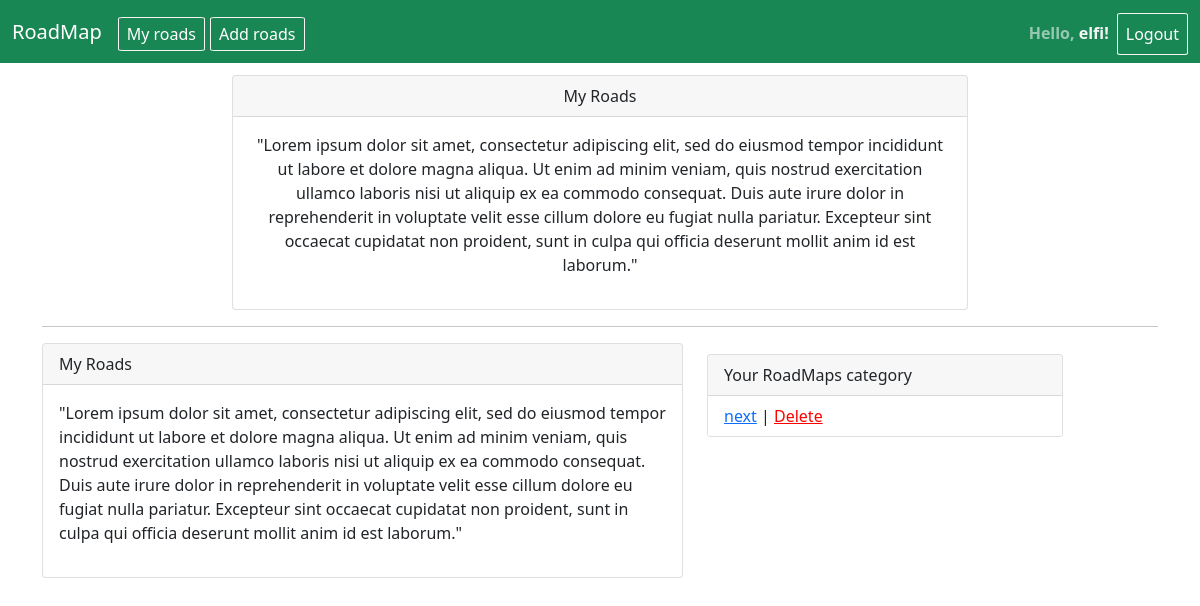
/roads/ (signed in), run on an earlier commit of the app's database.
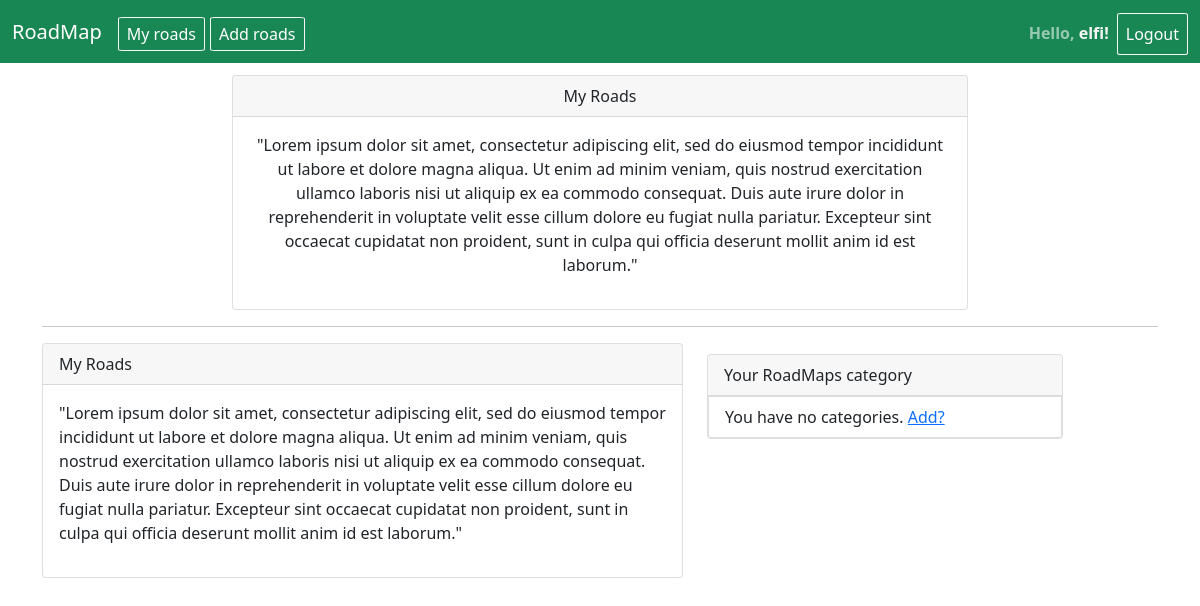
And on a later commit of the database.
### roadtrip/models.py (models this page shows, shortened)
class Category(models.Model):
    owner = models.ForeignKey(User, on_delete=models.CASCADE)
    target = models.CharField(User, max_length=100)
    pass

### roadtrip/views.py (the view)
# urls.py: path('roads/', views.myRoads, name="myRoads"),
def myRoads(request):
    model = Category.objects.filter(owner=request.user)
    return render(request, 'roadtrip/myroads.html', {'model' : model})

### roadtrip/templates/roadtrip/myroads.html (shortened to what this page needs)
{% extends 'template.html' %}
{% block main %}
<div class="container">
    <div class="row justify-content-center">
            <div class="col-xs-12 col-md-8" style="text-align: center;">
                        <div class="card">
                  <div class="card-header">
                    My Roads
                  </div>
                  <div class="card-body">
                    <p>"Lorem ipsum dolor sit amet, consectetur adipiscing elit, sed do eiusmod tempor incididunt ut labore et dolore magna
                            aliqua. Ut enim ad minim veniam, quis nostrud exercitation ullamco laboris nisi ut aliquip ex ea commodo consequat.
                            Duis aute irure dolor in reprehenderit in voluptate velit esse cillum dolore eu fugiat nulla pariatur. Excepteur sint
                            occaecat cupidatat non proident, sunt in culpa qui officia deserunt mollit anim id est laborum."</p>
                  </div>
                        </div>
    </div>
</div>
<hr>
    <div class="row justify-xs-content-center justify-md-content-between">
    <div class="col-xs-12 col-md-7">
        <div class="card">
                  <div class="card-header">
                    My Roads
                  </div>
                  <div class="card-body">
                    <p>"Lorem ipsum dolor sit amet, consectetur adipiscing elit, sed do eiusmod tempor incididunt ut labore et dolore magna
                            aliqua. Ut enim ad minim veniam, quis nostrud exercitation ullamco laboris nisi ut aliquip ex ea commodo consequat.
                            Duis aute irure dolor in reprehenderit in voluptate velit esse cillum dolore eu fugiat nulla pariatur. Excepteur sint
                            occaecat cupidatat non proident, sunt in culpa qui officia deserunt mollit anim id est laborum."</p>
                  </div>
        </div>
    </div>
    <div class="col-xs-12 col-md-4" style="margin-top: 1%">
        <div class="card">
            <div class="card-header">Your RoadMaps category</div>
            {% if model %}
            <ul class="list-group list-group-flush">
                {% for category in model %}
                    <li class="list-group-item"><a href="{% url 'unit_detail' pk=category.pk %}">{{ category.target }}</a><span> | </span><span><a href="{% url 'delete_cat' pk=category.pk %}" style="color:red"> Delete</a></span></li>
                {% endfor %}
                {% else %}
                <li class="list-group-item">You have no categories. <a href="{% url 'addCat' %}">Add?</a></li>
            {% endif %}
            </div>
        </div>
    </div>
</div>
{% endblock %}

What changed in the data, as far as the page shows it:
removed Category: target "next"
Also different on the page:
text now shown: "You have no categories. Add?"
